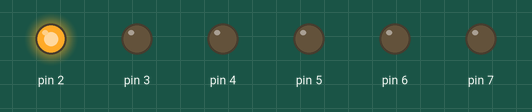
Bench run of a sketch on a simulated Arduino Uno, built with avr-gcc and run on an emulated ATmega328P. Shown: output pins drawn as LEDs (lit = HIGH).

Above: at 0.2 s.
At 1.2 s:
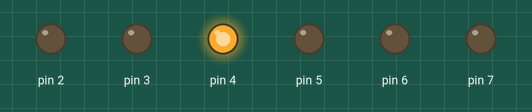
At 1.7 s:
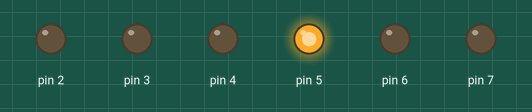
At 3.2 s:
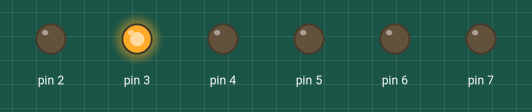
At 4.7 s:
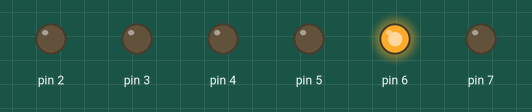
Timing chart, 0 to 5.8 s (numbered marks = the images above):
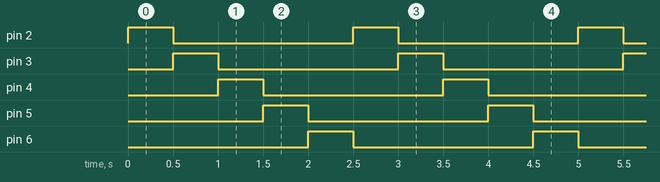

Measured:
- by itself, pin 2–6: alternates HIGH for 0.50 s and LOW for 2.0 s
- by itself, everything shown: repeats every 2.5 s, in 6 steps

The sketch:

testingSensorArduino.ino
```cpp
void setup() {
  // put your setup code here, to run once:
  pinMode(2, OUTPUT);
  pinMode(3, OUTPUT);
  pinMode(4, OUTPUT);
  pinMode(5, OUTPUT);
  pinMode(6, OUTPUT);
  pinMode(7, OUTPUT);
}

void loop() {
  // put your main code here, to run repeatedly:
  for(int i=2;i<7;i++){
    digitalWrite(i, HIGH);
    delay(500);
    digitalWrite(i, LOW);
  }
  //digitalWrite(LED4, HIGH);
  //delay(100);
  //digitalWrite(LED4, LOW);

}
```
